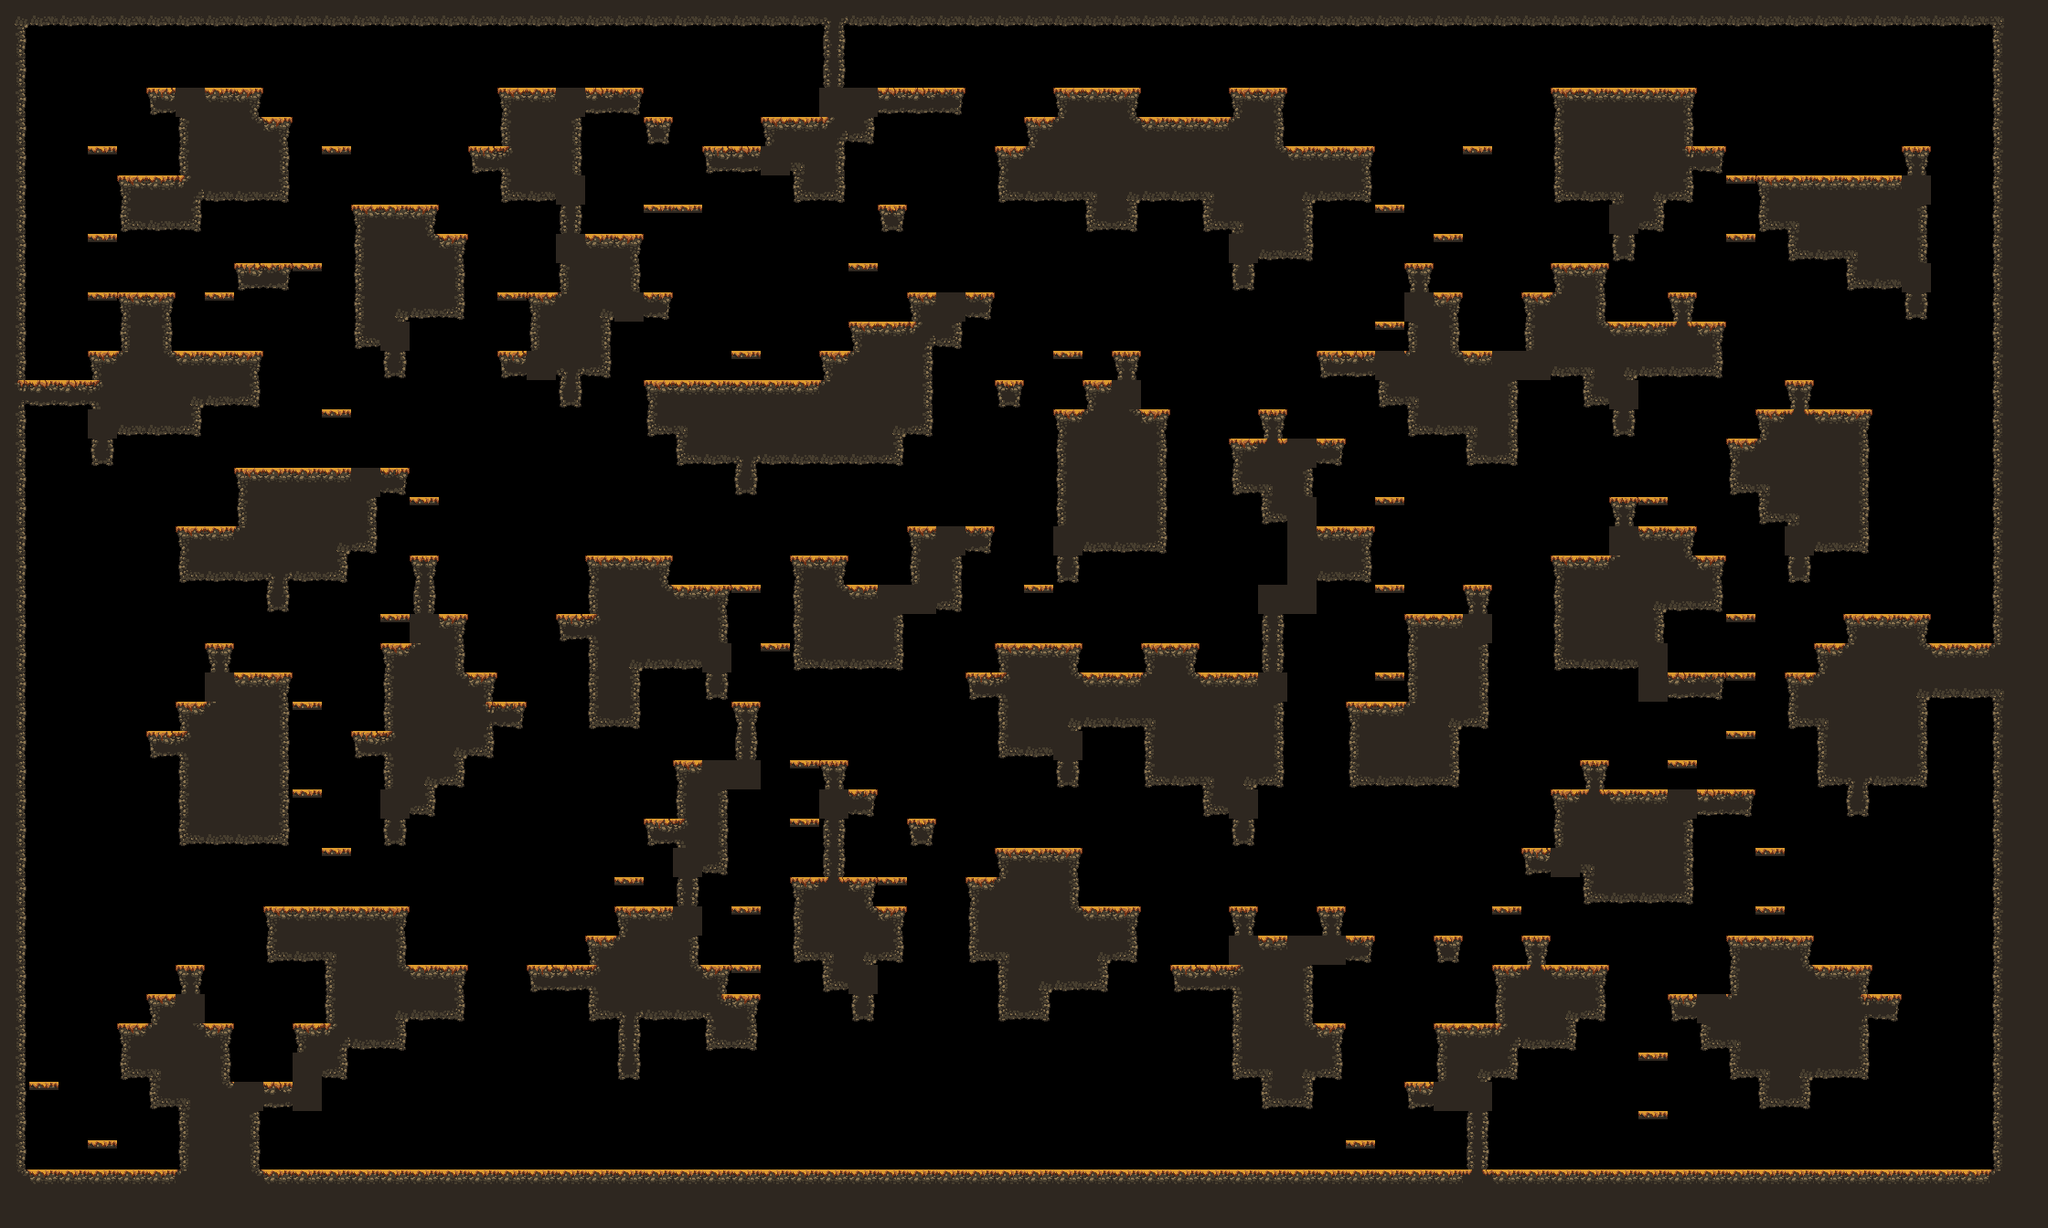

This game map was drawn from its Tiled (.tmx) file and the tilesets committed beside it. A one-line description and the trimmed map source follow:
An orthogonal 70x42 tile map with 32x32 px tiles, 1 tile layer (main) and 17 objects (9x spawn, spawnPlayer0, spawnCrown0, spawnPlayer1, spawnCrown1, ...).

<map compressionlevel="0" height="42" infinite="0" nextlayerid="3" nextobjectid="4" orientation="orthogonal" renderorder="right-down" tiledversion="1.3.2" tileheight="32" tilewidth="32" version="1.2" width="70">
 <tileset firstgid="1" source="forest_fall_tile_set.tsx" />
 <layer height="42" id="1" name="main" width="70">
  <data>[2940 cells, 1221 non-empty, 27 distinct tile ids]</data>
 </layer>
 <objectgroup id="2" name="objects"><object id="1" name="spawnPlayer0" x="64" y="368.0" /><object id="2" name="spawnCrown0" x="320" y="80.0" /><object id="3" name="spawnPlayer1" x="2016" y="144.0" /><object id="4" name="spawnCrown1" x="2112" y="112.0" /><object id="5" name="spawnPlayer2" x="64" y="1232.0" /><object id="6" name="spawnCrown2" x="96" y="1232.0" /><object id="7" name="spawnPlayer3" x="2144" y="1232.0" /><object id="8" name="spawnCrown3" x="2144" y="1232.0" /><object id="9" name="spawn" x="704" y="1232.0" /><object id="10" name="spawn" x="1248" y="656.0" /><object id="11" name="spawn" x="1280" y="80.0" /><object id="12" name="spawn" x="64" y="368.0" /><object id="13" name="spawn" x="896" y="336.0" /><object id="14" name="spawn" x="960" y="1232.0" /><object id="15" name="spawn" x="192" y="1008.0" /><object id="16" name="spawn" x="64" y="368.0" /><object id="17" name="spawn" x="1312" y="656.0" /></objectgroup></map>
